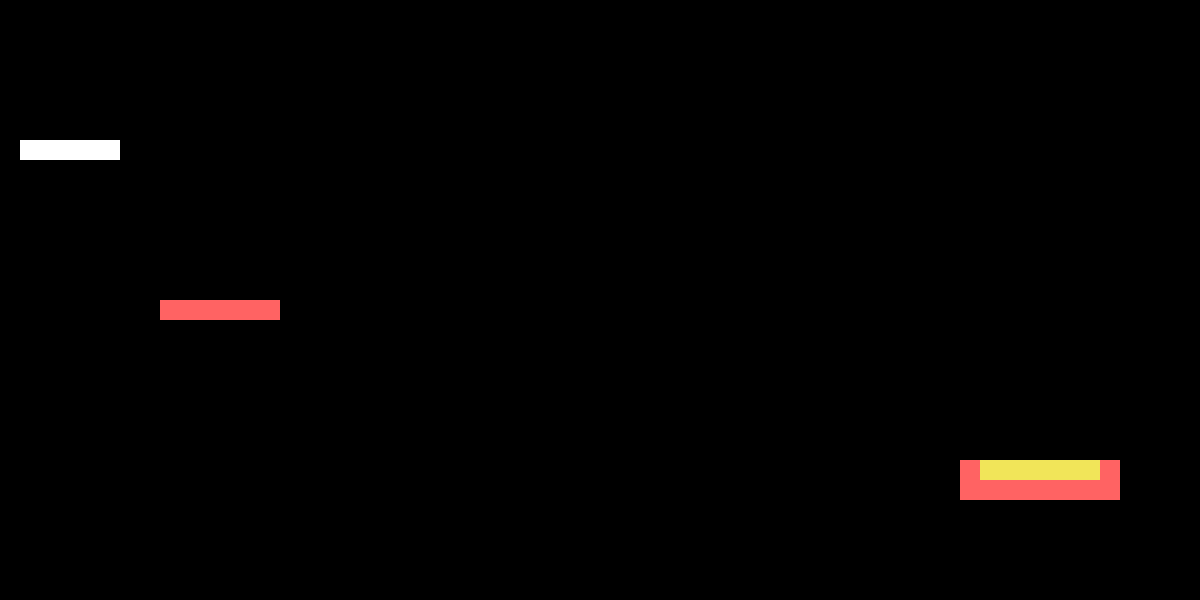

Rendered tile map (Tiled .tmx) drawn with the repository's tilesets; below, a short description and the map source with its tile grids summarised:
An orthogonal 60x30 tile map with 20x20 px tiles, 1 tile layer (layer).

<map version="1.0" orientation="orthogonal" renderorder="right-down" width="60" height="30" tilewidth="20" tileheight="20" nextobjectid="1">
 <tileset firstgid="1" name="tiles" tilewidth="20" tileheight="20">
  <image source="../img/tiles.png" width="140" height="20" />
 </tileset>
 <layer name="layer" width="60" height="30">
  <data>[1800 cells, 27 non-empty, 3 distinct tile ids]</data>
 </layer>
</map>
